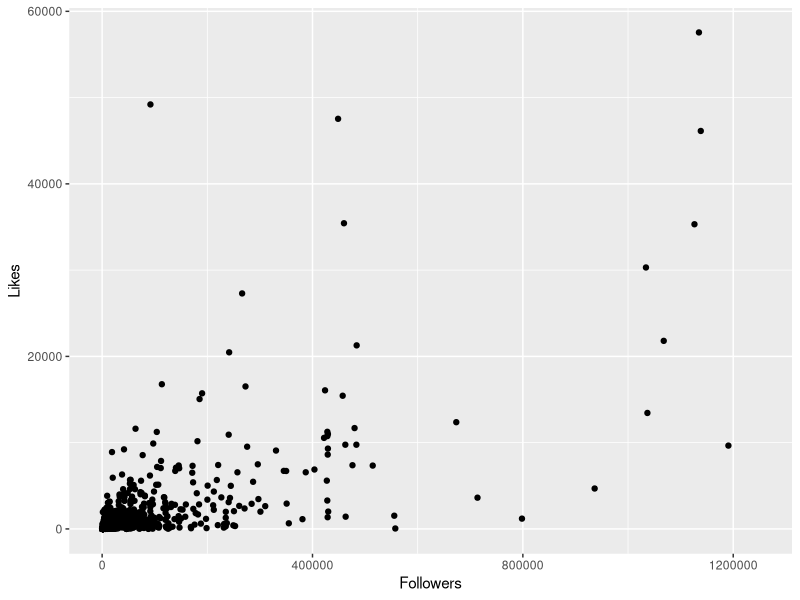

The R script that drew this image:
# QAnon #SaveOurChildren Study
# Rachel Moran

# load libraries
library(tidyverse)
library(dplyr)

# read in original data
saveourchildren <- read.csv("CT - saveourchildren.csv")
childlivesmatter <- read.csv("CT - childlivesmatter.csv")
savethechildren <- read.csv("CT - savethechildren.csv")
endchildtrafficking <- read.csv("CT - endchildtrafficking.csv")

# add tags to each data frame as identifiers of original data frame
saveourchildren <- saveourchildren %>% 
  mutate(tag = "SOC")

childlivesmatter <- childlivesmatter %>% 
  mutate(tag = "CLM")

savethechildren <- savethechildren %>% 
  mutate(tag = "STC")

endchildtrafficking <- endchildtrafficking %>% 
  mutate(tag = "ECT")

# combine the four data frames into one
fulldata <- rbind(savethechildren, saveourchildren, childlivesmatter, 
                  endchildtrafficking)

# select which columns are necessary (check google doc for more details)
data <- fulldata %>% 
  select(tag, User.Name, Created, Followers.at.Posting, Likes, Comments,
         Total.Interactions, Description, Image.Text, URL, Photo) 

# remove the duplicated posts across tags
# note: only one of the tags is kept, I haven't figured out how to note both 
# tags on duplicated posts yet
data <- distinct(data, URL, .keep_all = TRUE)

write.csv(data,"instagram data.csv", row.names = TRUE)

# ------------------------ followers vs. x plots ------------------------------
# edit data frame to remove rows with N/A listed for followers at posting then
# add a row with the values as a number (currently reading as a string)
follow_data <- data %>% 
  filter(Followers.at.Posting != "N/A") %>% 
  mutate(Followers = as.numeric(Followers.at.Posting))

# 
likes_vs_followers <- ggplot(follow_data, aes(x= Followers, y= Likes)) + 
  geom_point() + xlim(0,1250000)

plot(likes_vs_followers)
